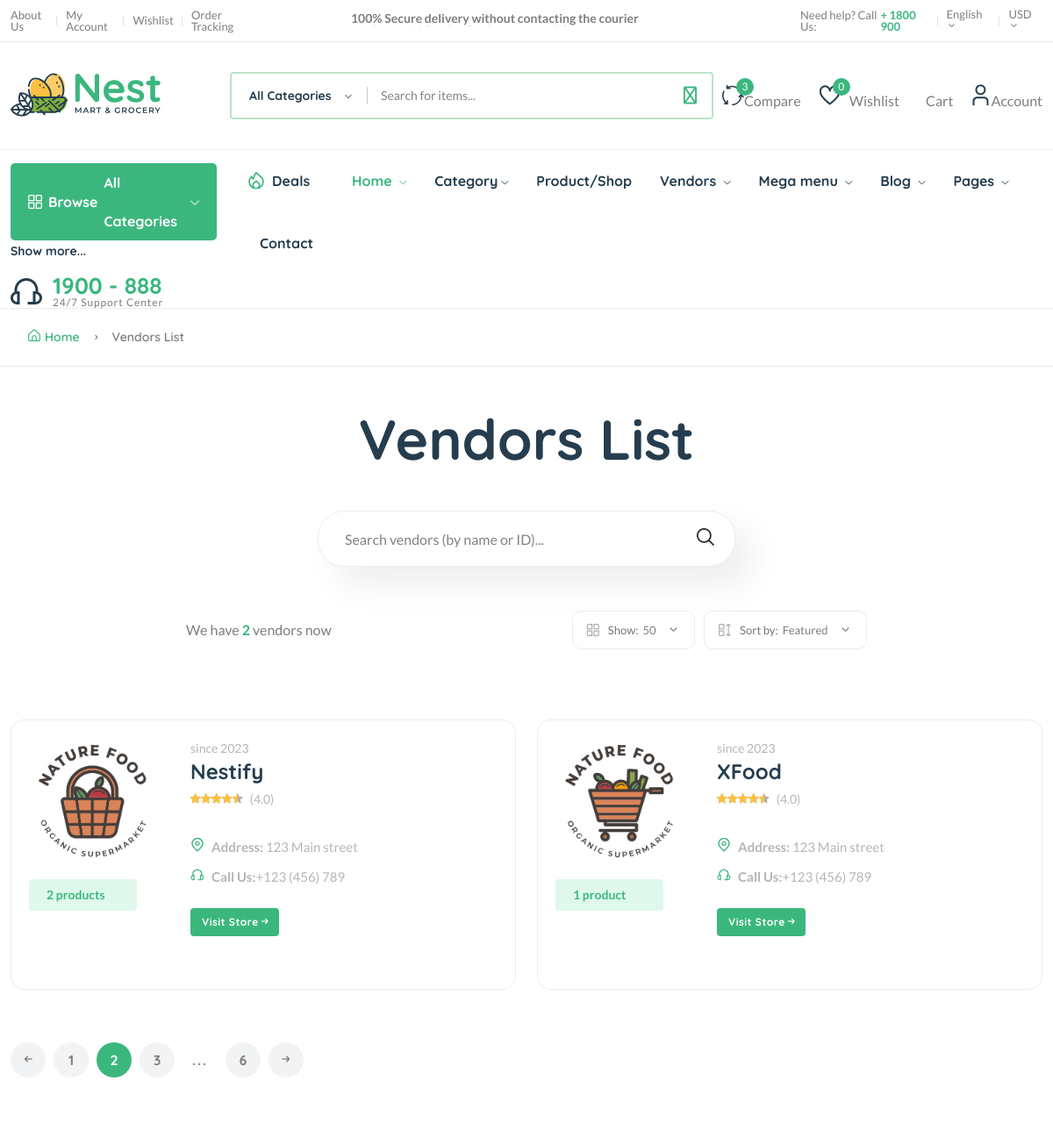
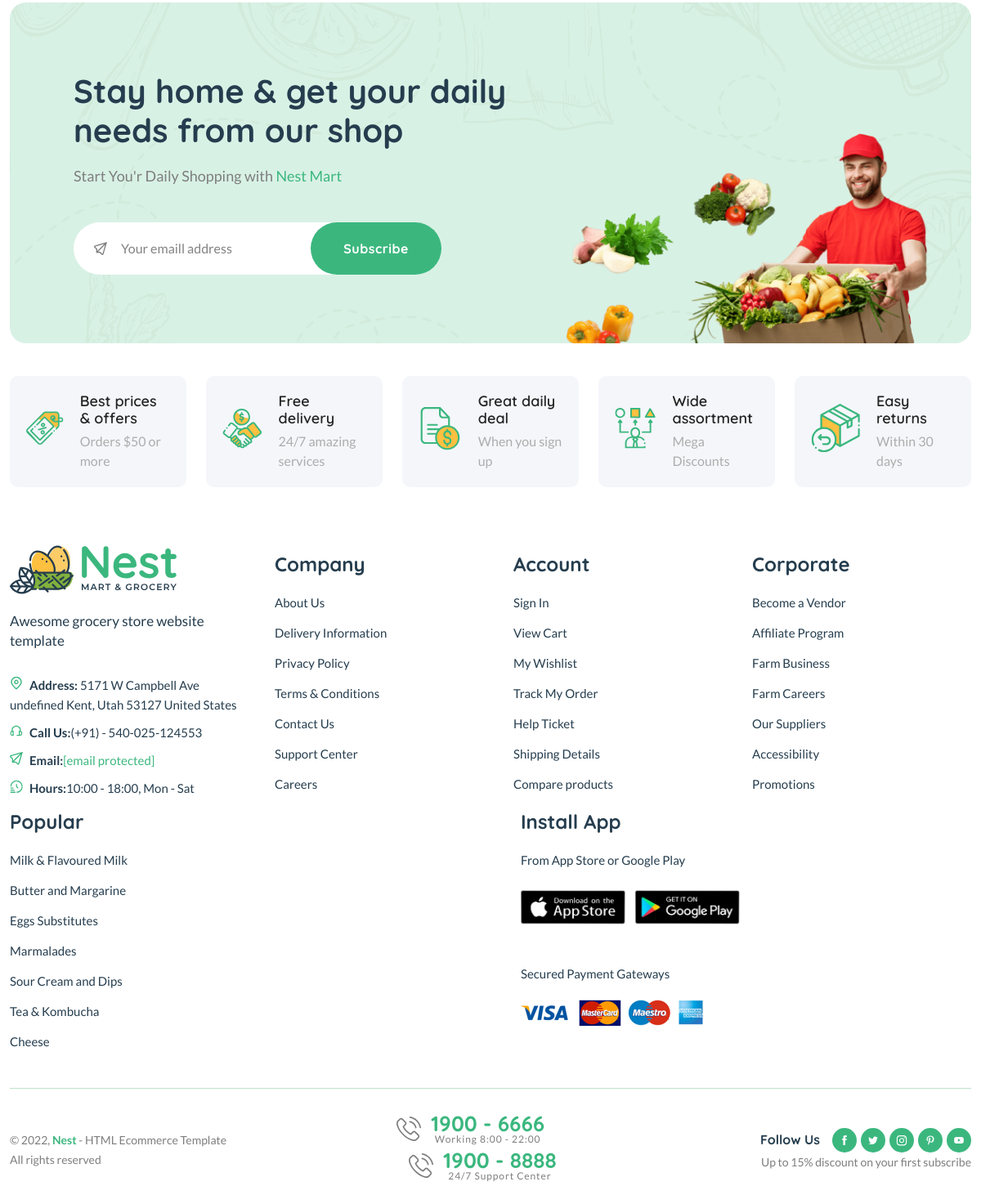
The app's page /vendors/ with its own data (2 pictures, top to bottom).
### core/models.py (models this page shows, shortened)
class Vendor(models.Model):
    vid = ShortUUIDField(unique=True, length=10, max_length=20, prefix='ven', alphabet='abcdefgh12345')
    title = models.CharField(max_length=100)
    image = models.ImageField(upload_to=user_directory_path)
    cover_image = models.ImageField(upload_to=user_directory_path, default='vendor.jpg')
    description = RichTextUploadingField(null=True, blank=True)
    user = models.ForeignKey(User, on_delete=models.SET_NULL, null=True)
    address = models.CharField(max_length=100, default='123 Main street')
    contact = models.CharField(max_length=100, default='+123 (456) 789')
    chat_resp_time = models.CharField(max_length=100, default='100')
    shipping_on_time = models.CharField(max_length=100, default='100')
    authentic_rating = models.CharField(max_length=100, default='100')
    days_return = models.CharField(max_length=100, default='100')
    warranty_period = models.CharField(max_length=100, default='100')
    date = models.DateTimeField(auto_now_add=True, null=True, blank=True)
    class Meta:
        verbose_name_plural = 'Vendors'

### core/views.py (the view)
# urls.py: path('vendors/', vendor_list_view, name='vendor-list'),
def vendor_list_view(request):
    vendors = Vendor.objects.all()
    context = {
        'vendors': vendors
    }
    return render(request, 'core/vendor-list.html', context)

### templates/core/vendor-list.html (shortened to what this page needs)
{% extends 'partials/base.html' %}
{% load static %}
{% block content %}
    <main class="main pages mb-80">
        <div class="page-header breadcrumb-wrap">
            <div class="container">
                <div class="breadcrumb">
                    <a href="index.html" rel="nofollow"><i class="fi-rs-home mr-5"></i>Home</a>
                    <span></span> Vendors List
                </div>
            </div>
        </div>
        <div class="page-content pt-50">
            <div class="container">
                <div class="archive-header-2 text-center">
                    <h1 class="display-2 mb-50">Vendors List</h1>
                    <div class="row">
                        <div class="col-lg-5 mx-auto">
                            <div class="sidebar-widget-2 widget_search mb-50">
                                <div class="search-form">
                                    <form action="#">
                                        <input type="text" placeholder="Search vendors (by name or ID)..." />
                                        <button type="submit"><i class="fi-rs-search"></i></button>
                                    </form>
                                </div>
                            </div>
                        </div>
                    </div>
                </div>
                <div class="row mb-50">
                    <div class="col-12 col-lg-8 mx-auto">
                        <div class="shop-product-fillter">
                            <div class="totall-product">
                                <p>We have <strong class="text-brand">{{vendors.count}}</strong> vendor{{vendors.count|pluralize}} now</p>
                            </div>
                            <div class="sort-by-product-area">
                                <div class="sort-by-cover mr-10">
                                    <div class="sort-by-product-wrap">
                                        <div class="sort-by">
                                            <span><i class="fi-rs-apps"></i>Show:</span>
                                        </div>
                                        <div class="sort-by-dropdown-wrap">
                                            <span> 50 <i class="fi-rs-angle-small-down"></i></span>
                                        </div>
                                    </div>
                                </div>
                                <div class="sort-by-cover">
                                    <div class="sort-by-product-wrap">
                                        <div class="sort-by">
                                            <span><i class="fi-rs-apps-sort"></i>Sort by:</span>
                                        </div>
                                        <div class="sort-by-dropdown-wrap">
                                            <span> Featured <i class="fi-rs-angle-small-down"></i></span>
                                        </div>
                                    </div>
                                </div>
                            </div>
                        </div>
                    </div>
                </div>
                <div class="row vendor-grid">
                    {% for v in vendors %}
                    <div class="col-lg-6 col-md-6 col-12 col-sm-6">
                        <div class="vendor-wrap style-2 mb-40">
                            <div class="vendor-img-action-wrap">
                                <div class="vendor-img">
                                    <a href="{% url 'core:vendor-detail' v.vid %}">
                                        <img class="default-img" src="{{v.image.url}}" alt="" />
                                    </a>
                                </div>
                                <div class="mt-10">
                                    <span class="font-small total-product">{{v.vendor.all.count}} product{{v.vendor.all.count|pluralize}}</span>
                                </div>
                            </div>
                            <div class="vendor-content-wrap">
                                <div class="mb-30">
                                    <div class="product-category">
                                        <span class="text-muted">since {{v.date|date:'Y'}}</span>
                                    </div>
                                    <h4 class="mb-5"><a href="{% url 'core:vendor-detail' v.vid %}">{{v.title}}</a></h4>
                                    <div class="product-rate-cover">
                                        <div class="product-rate d-inline-block">
                                            <div class="product-rating" style="width: 90%"></div>
                                        </div>
                                        <span class="font-small ml-5 text-muted"> (4.0)</span>
                                    </div>
                                    <div class="vendor-info d-flex justify-content-between align-items-end mt-30">
                                        <ul class="contact-infor text-muted">
                                            <li><img src="{% static 'assets/imgs/theme/icons/icon-location.svg' %}" alt="" /><strong>Address: </strong> <span>{{v.address}}</span></li>
                                            <li><img src="{% static 'assets/imgs/theme/icons/icon-contact.svg' %}" alt="" /><strong>Call Us:</strong><span>{{v.contact}}</span></li>
                                        </ul>
                                    </div>
                                    <br>
                                    <a href="{% url 'core:vendor-detail' v.vid %}" class="btn btn-xs">Visit Store <i class="fi-rs-arrow-small-right"></i></a>
                                </div>
                            </div>
                        </div>
                    </div>
                    {% endfor %}
                </div>
                <div class="pagination-area mt-20 mb-20">
                    <nav aria-label="Page navigation example">
                        <ul class="pagination justify-content-start">
                            <li class="page-item">
                                <a class="page-link" href="#"><i class="fi-rs-arrow-small-left"></i></a>
                            </li>
                            <li class="page-item"><a class="page-link" href="#">1</a></li>
                            <li class="page-item active"><a class="page-link" href="#">2</a></li>
                            <li class="page-item"><a class="page-link" href="#">3</a></li>
                            <li class="page-item"><a class="page-link dot" href="#">...</a></li>
                            <li class="page-item"><a class="page-link" href="#">6</a></li>
                            <li class="page-item">
                                <a class="page-link" href="#"><i class="fi-rs-arrow-small-right"></i></a>
                            </li>
                        </ul>
                    </nav>
                </div>
            </div>
        </div>
    </main>
{% endblock content %}

### records on screen
Vendor: image (picture), vendor.all.count "2", date "2023", title "Nestify", address "123 Main street", contact "+123 (456) 789"
Vendor: image (picture), vendor.all.count "1", date "2023", title "XFood", address "123 Main street", contact "+123 (456) 789"

### other values on screen
{{ wishlist }} "0"
{{ vendors.count }} "2"
